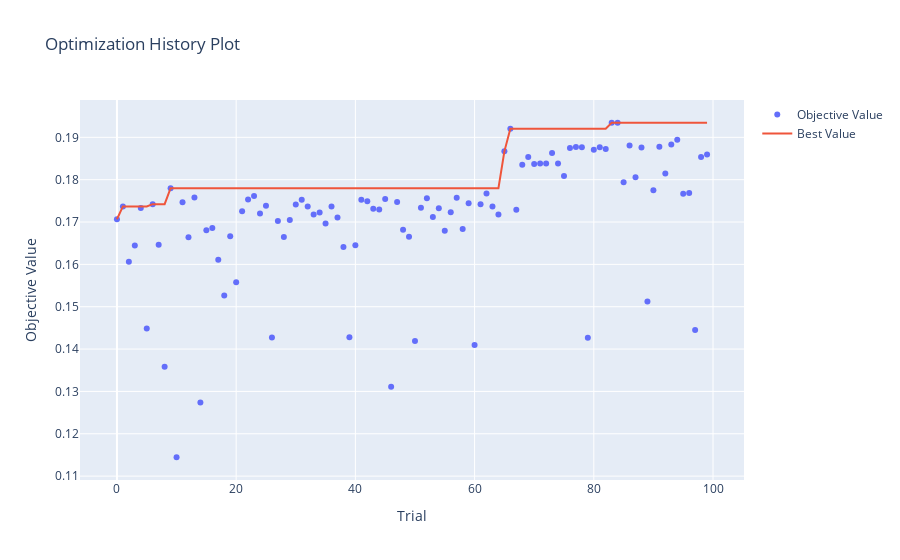
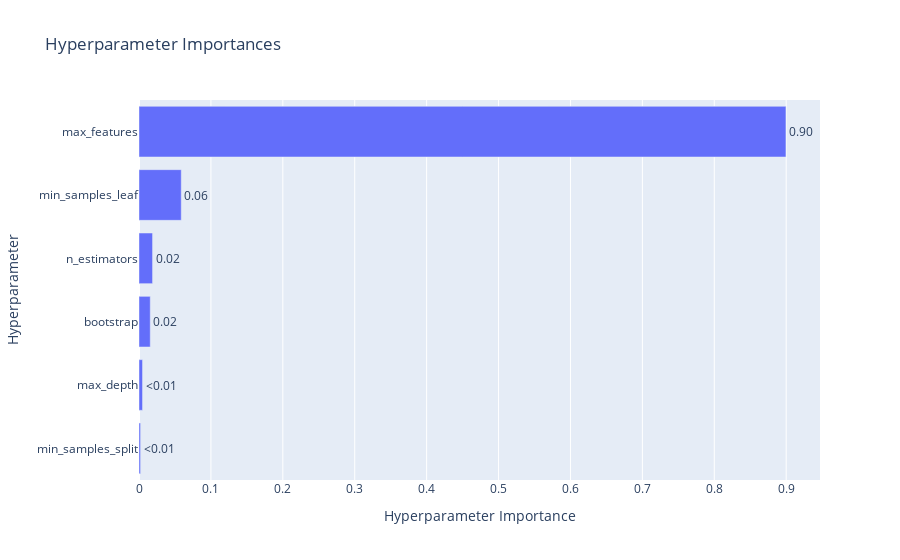

These figures' notebook cell, in order:
### Code cell
print(f"Лучшие параметры для Random Forest:")
print(study_rf.best_params)
print(f"Лучший R2: {study_rf.best_value:.4f}")

fig = optuna.visualization.plot_optimization_history(study_rf)
fig.show()

fig = optuna.visualization.plot_param_importances(study_rf)
fig.show()

### Figure 1 — Plotly figure (JSON) as saved in the notebook; plotly's stock layout.template omitted (floating-point values rounded to 4 significant figures)
{"data": [{"mode": "markers", "name": "Objective Value", "type": "scatter", "x": [0, 1, 2, 3, 4, 5, 6, 7, 8, 9, 10, 11, 12, 13, 14, 15, 16, 17, 18, 19, 20, 21, 22, 23, 24, 25, 26, 27, 28, 29, 30, 31, 32, 33, 34, 35, 36, 37, 38, 39, 40, 41, 42, 43, 44, 45, 46, 47, 48, 49, 50, 51, 52, 53, 54, 55, 56, 57, 58, 59, 60, 61, 62, 63, 64, 65, 66, 67, 68, 69, 70, 71, 72, 73, 74, 75, 76, 77, 78, 79, 80, 81, 82, 83, 84, 85, 86, 87, 88, 89, 90, 91, 92, 93, 94, 95, 96, 97, 98, 99], "y": [0.1706, 0.1737, 0.1606, 0.1645, 0.1733, 0.1448, 0.1742, 0.1646, 0.1358, 0.178, 0.1145, 0.1747, 0.1664, 0.1758, 0.1274, 0.1681, 0.1686, 0.1611, 0.1526, 0.1666, 0.1558, 0.1725, 0.1753, 0.1762, 0.172, 0.1738, 0.1427, 0.1703, 0.1665, 0.1705, 0.1741, 0.1752, 0.1737, 0.1718, 0.1722, 0.1696, 0.1737, 0.1711, 0.1641, 0.1428, 0.1645, 0.1753, 0.1749, 0.1731, 0.173, 0.1754, 0.1311, 0.1747, 0.1682, 0.1665, 0.1419, 0.1734, 0.1756, 0.1712, 0.1732, 0.1679, 0.1723, 0.1757, 0.1684, 0.1744, 0.1409, 0.1742, 0.1767, 0.1737, 0.1718, 0.1867, 0.192, 0.1729, 0.1835, 0.1853, 0.1837, 0.1838, 0.1838, 0.1863, 0.1838, 0.1809, 0.1875, 0.1877, 0.1877, 0.1427, 0.1871, 0.1877, 0.1872, 0.1934, 0.1934, 0.1794, 0.1881, 0.1806, 0.1876, 0.1513, 0.1775, 0.1878, 0.1814, 0.1883, 0.1895, 0.1767, 0.1768, 0.1445, 0.1854, 0.1859]}, {"mode": "lines", "name": "Best Value", "type": "scatter", "x": [0, 1, 2, 3, 4, 5, 6, 7, 8, 9, 10, 11, 12, 13, 14, 15, 16, 17, 18, 19, 20, 21, 22, 23, 24, 25, 26, 27, 28, 29, 30, 31, 32, 33, 34, 35, 36, 37, 38, 39, 40, 41, 42, 43, 44, 45, 46, 47, 48, 49, 50, 51, 52, 53, 54, 55, 56, 57, 58, 59, 60, 61, 62, 63, 64, 65, 66, 67, 68, 69, 70, 71, 72, 73, 74, 75, 76, 77, 78, 79, 80, 81, 82, 83, 84, 85, 86, 87, 88, 89, 90, 91, 92, 93, 94, 95, 96, 97, 98, 99], "y": [0.1706, 0.1737, 0.1737, 0.1737, 0.1737, 0.1737, 0.1742, 0.1742, 0.1742, 0.178, 0.178, 0.178, 0.178, 0.178, 0.178, 0.178, 0.178, 0.178, 0.178, 0.178, 0.178, 0.178, 0.178, 0.178, 0.178, 0.178, 0.178, 0.178, 0.178, 0.178, 0.178, 0.178, 0.178, 0.178, 0.178, 0.178, 0.178, 0.178, 0.178, 0.178, 0.178, 0.178, 0.178, 0.178, 0.178, 0.178, 0.178, 0.178, 0.178, 0.178, 0.178, 0.178, 0.178, 0.178, 0.178, 0.178, 0.178, 0.178, 0.178, 0.178, 0.178, 0.178, 0.178, 0.178, 0.178, 0.1867, 0.192, 0.192, 0.192, 0.192, 0.192, 0.192, 0.192, 0.192, 0.192, 0.192, 0.192, 0.192, 0.192, 0.192, 0.192, 0.192, 0.192, 0.1934, 0.1934, 0.1934, 0.1934, 0.1934, 0.1934, 0.1934, 0.1934, 0.1934, 0.1934, 0.1934, 0.1934, 0.1934, 0.1934, 0.1934, 0.1934, 0.1934]}, {"marker": {"color": "#cccccc"}, "mode": "markers", "name": "Infeasible Trial", "showlegend": false, "type": "scatter", "x": [], "y": []}], "layout": {"title": {"text": "Optimization History Plot"}, "xaxis": {"title": {"text": "Trial"}}, "yaxis": {"title": {"text": "Objective Value"}}}}

### Figure 2 — Plotly figure (JSON) as saved in the notebook; plotly's stock layout.template omitted (floating-point values rounded to 4 significant figures)
{"data": [{"cliponaxis": false, "hovertemplate": ["min_samples_split (IntDistribution): 0.0021792799771441626<extra></extra>", "max_depth (IntDistribution): 0.004913625921965297<extra></extra>", "bootstrap (CategoricalDistribution): 0.015642370622907437<extra></extra>", "n_estimators (IntDistribution): 0.018845118858765417<extra></extra>", "min_samples_leaf (IntDistribution): 0.058756634693054956<extra></extra>", "max_features (CategoricalDistribution): 0.8996629699261627<extra></extra>"], "name": "Objective Value", "orientation": "h", "text": ["<0.01", "<0.01", "0.02", "0.02", "0.06", "0.90"], "textposition": "outside", "type": "bar", "x": [0.002179, 0.004914, 0.01564, 0.01885, 0.05876, 0.8997], "y": ["min_samples_split", "max_depth", "bootstrap", "n_estimators", "min_samples_leaf", "max_features"]}], "layout": {"title": {"text": "Hyperparameter Importances"}, "xaxis": {"title": {"text": "Hyperparameter Importance"}}, "yaxis": {"title": {"text": "Hyperparameter"}}}}
